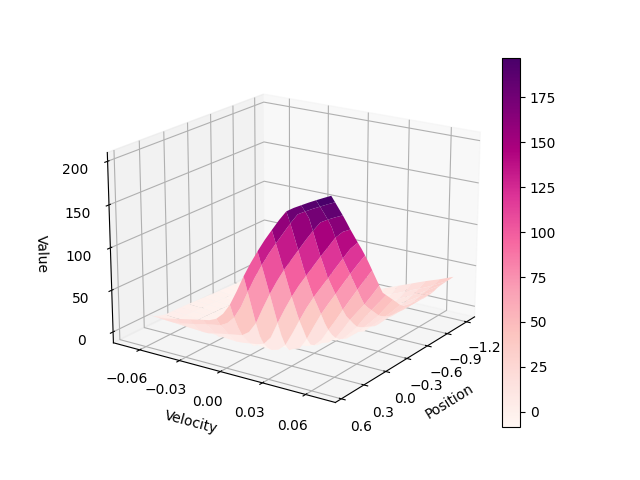

Source code (Python):
import pdb
#import cv2
import gym
import math
import random
import numpy as np
import pandas as pd
import matplotlib
import matplotlib.pyplot as plt
from mpl_toolkits.mplot3d import Axes3D
from matplotlib import cm
from collections import namedtuple
from collections import deque
from itertools import count
from PIL import Image
import seaborn as sns

import torch
import torch.nn as nn
import torch.optim as optim
import torch.nn.functional as F
import torchvision.transforms as T

#matplotlib.use('Agg')


# ### 하이퍼파라미터
# 하이퍼파라미터
EPISODES = 300  # 애피소드 반복횟수
EPS_START = 1  # 학습 시작시 에이전트가 무작위로 행동할 확률
EPS_END = 0.1   # 학습 막바지에 에이전트가 무작위로 행동할 확률
EPS_DECAY = 1000  # 학습 진행시 에이전트가 무작위로 행동할 확률을 감소시키는 값
GAMMA = 0.9
   # 할인계수
LR = 0.002      # 학습률
BATCH_SIZE = 64  # 배치 크기
TARGET_UPDATE = 5


env = gym.make('MountainCar-v0')
env.reset()


# if gpu is to be used
device = 'cuda:0' if torch.cuda.is_available() else 'cpu'
#device = torch.device("cpu")

## DQN Agent
class DQN(nn.Module):
    def __init__(self):
        super(DQN, self).__init__()
        self.fc1 = nn.Linear(2, 64)
        self.fc2 = nn.Linear(64, 64)
        self.fc3 = nn.Linear(64, 3)
        
    def forward(self, x):
        #x = x / 255.
        x = F.relu(self.fc1(x))
        x = F.relu(self.fc2(x))
        return self.fc3(x)


class ReplayMemory(object):
    def __init__(self, capacity):
        self.capacity = capacity
        self.memory = deque(maxlen=capacity)
        self.position = 0

    def memorize(self, state, action, reward, next_state):
        self.memory.append((state,
                            action,
                            torch.FloatTensor([reward]),
                            torch.FloatTensor([next_state])))


    def sample(self, batch_size):
        return random.sample(self.memory, batch_size)

    def __len__(self):
        return len(self.memory)




# Get number of actions from gym action space
n_actions = env.action_space.n

policy_net = DQN().to(device)
target_net = DQN().to(device)
target_net.load_state_dict(policy_net.state_dict())
target_net.eval()

optimizer = optim.Adam(policy_net.parameters(), lr = LR)
memory = ReplayMemory(100000)

steps_done = 0


def act(state):
    global steps_done
    eps_threshold = EPS_END + (EPS_START - EPS_END) * math.exp(-1. * steps_done / EPS_DECAY)
    steps_done += 1
    if random.random() > eps_threshold:
        with torch.no_grad():
            # pdb.set_trace()
            return policy_net(state.to(device)).max(1)[1].view(1, 1).cpu()
    else:
        return torch.tensor([[random.randrange(n_actions)]], dtype=torch.long)


def learn():
        if len(memory) < BATCH_SIZE:
            return
        batch = memory.sample(BATCH_SIZE)
        states, actions, rewards, next_states = zip(*batch)

        states = torch.cat(states).to(device)
        actions = torch.cat(actions).to(device)
        rewards = torch.cat(rewards).to(device)
        next_states = torch.cat(next_states).to(device)

        current_q = policy_net(states).gather(1, actions)
        max_next_q = target_net(next_states).detach().max(1)[0]
        expected_q = rewards + (GAMMA * max_next_q)

        loss = F.mse_loss(current_q.squeeze(), expected_q)
        optimizer.zero_grad()
        loss.backward()
        optimizer.step()


score_history = []

# ## 학습 시작

for e in range(EPISODES):
    state = env.reset()
    steps = 0

    
    while True:
        state = torch.FloatTensor([state])
        action = act(state)
        next_state, reward, done, _ = env.step(action.item())
    
        # 게임이 끝났을 경우 플러스 보상주기
        if next_state[0] > 0.5:
             reward += 10

        reward += 15 * (abs(next_state[1])) 
        
        memory.memorize(state, action, reward, next_state)
        learn()

        state = next_state
        steps += 1

        
        #
        # pdb.set_trace()
        if done:
            print("에피소드:{0} 점수: {1}".format(e, steps))
            score_history.append(steps)
            break
    if e % TARGET_UPDATE == 0:
        target_net.load_state_dict(policy_net.state_dict())
        #print(target_net.state_dict())
        #print(policy_net.state_dict())
    


plt.plot(score_history)
plt.ylabel('score')
#pdb.set_trace()
plt.savefig('mc_dqnfinal_score.png')


x = np.arange(-1.2, 0.6, 0.05)             # points in the x axis
y = np.arange(-0.07, 0.07, 0.005)             # points in the y axis
X, Y = np.meshgrid(x, y)               # create the "base grid"

X1 = np.ravel(X)
Y1 = np.ravel(Y)
Z = np.dstack([X1,Y1])
Z = torch.FloatTensor([Z]).to(device)
Z = policy_net(Z).detach().max(3)[0].cpu()
Z = Z.numpy().reshape(29,36)



fig = plt.figure()
ax = fig.gca(projection='3d')             # 3d axes instance
surf = ax.plot_surface(X, Y, Z, rstride=2, cstride=2,cmap=cm.RdPu,linewidth=1,antialiased=True)

#ax.set_title('Mountain Value Function')       # title
ax.set_xlabel('Position')                            # x label
ax.set_ylabel('Velocity')                            # y label
ax.set_zlabel('Value')                        # z label
fig.colorbar(surf)#, shrink=0.5, aspect=0.2)  # colour bar


plt.xticks([-1.2, -0.9, -0.6, -0.3, 0, 0.3 , 0.6]) # x축 단위 바꾸기 
plt.yticks([-0.06, -0.03, 0, 0.03, 0.06]) # y축 단위 바꾸기 
 
ax.view_init(elev=19,azim=34)               # elevation & angle
ax.dist = 9                                             # distance from the plot
fig.savefig('mc_dqnfinal.png')




#dataset = pd.DataFrame(Z)
#sns.heatmap(dataset, annot=True, fmt='d')
#plt.title('Annoteat cell with numeric value', fontsize=20)
#plt.savefig('mc_heatmap.png')



#env.close()
